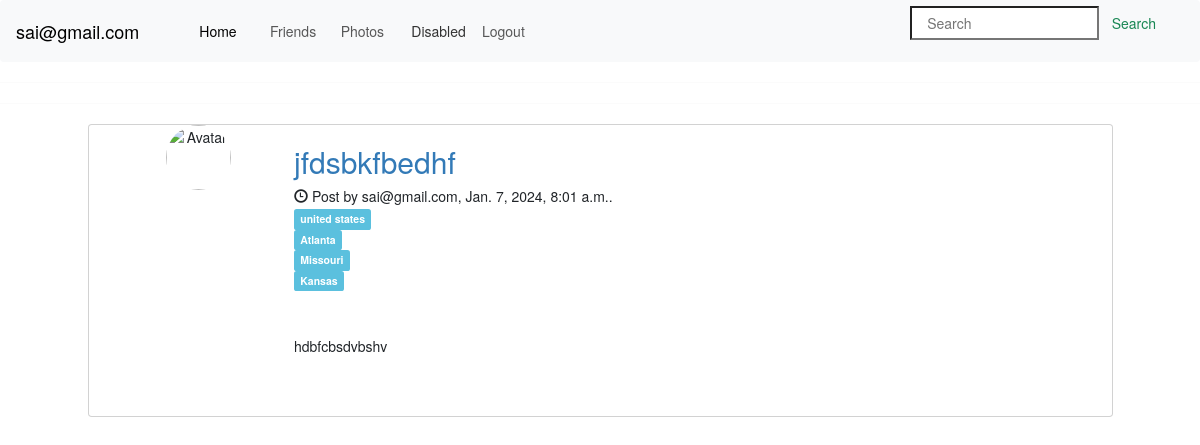
The page /sai@gmail.com/viewpost/8/ on the database its author committed.
### feed/models.py (models this page shows, shortened)
class FeedPost(models.Model):
    author = models.ForeignKey(User, on_delete=models.CASCADE)
    title = models.CharField(max_length=200) # CharField is for limited text
    post_content = models.TextField() # TextField is for unlimited text
    created_date = models.DateTimeField(default=timezone.now)
    locations = models.ManyToManyField('PostLocation')

class PostLocation(models.Model):
    post_location = models.CharField(max_length=200)
    def __str__(self):
        return self.post_location

### feed/views.py (the view)
# urls.py: path('<str:user>/viewpost/<int:post_id>/', viewpost, name='viewpost'),
def viewpost(request, user, post_id):
    post = FeedPost.objects.get(id=post_id)
    context = {
        'data': post,
        'user_id': user,
    }
    return render(request, 'feed/viewpost.html', context)

### feed/templates/feed/viewpost.html (shortened to what this page needs)
{% extends 'feed/postfeed.html' %}
{% block content %}
<div class="row">
    <hr><hr>
    <div class="col-sm-1"></div>
    <div class="card col-sm-10">
        <div class="container-fluid">
            <div class="col-sm-2 text-center">
            <img src="bandmember.jpg" class="img-circle" height="65" width="65" alt="Avatar">
            </div>
            <div class="col-sm-10">
                <a href={% url "feed:viewpost" request.user data.id %}>
                <h2>{{ data.title}}</h2>
                <h5><span class="glyphicon glyphicon-time"></span> Post by {{ data.author}}, {{ data.created_date}}.</h5>
                {% for location in data.locations.all %}
                <h5><span class="label label-info">{{ location}}</span></h5>
                {% endfor %}
                <br><br>
                <p>{{ data.post_content}}</p>
                <br><br>
            </div>
        </div>
    </div>
</div>
{% endblock %}

### feed/templates/feed/postfeed.html (shortened to what this page needs)
<link href="https://cdn.jsdelivr.net/npm/bootstrap@5.3.2/dist/css/bootstrap.min.css" rel="stylesheet">
<link rel="stylesheet" href="https://stackpath.bootstrapcdn.com/bootstrap/4.1.3/css/bootstrap.min.css">
<link rel="stylesheet" href="https://use.fontawesome.com/releases/v5.6.1/css/all.css">
{% extends 'market/base_page.html' %}
{% block site_name %}
{{user_id}}
{% endblock site_name %}
{% block user_register %}
<li class="nav-item col-sm-2">
    <a class="nav-link" href={% url 'users_register:logout_page'%}>Logout</a>
</li>
{% endblock user_register %}

### market/templates/market/base_page.html (shortened to what this page needs)
<link href="https://cdn.jsdelivr.net/npm/bootstrap@5.3.2/dist/css/bootstrap.min.css" rel="stylesheet">
<head class="header">
  <nav class="navbar navbar-expand-lg bg-body-tertiary">
    <div class="container-fluid">
      <a class="navbar-brand" href={% url "initial_page" %}>{% block site_name %}{% endblock %}</a>
      <div class="collapse navbar-collapse" id="navbarSupportedContent">
        <ul class="navbar-nav me-auto mb-2 mb-lg-0">
          <li class="nav-item col-sm-2">
            <a class="nav-link active" aria-current="page" href={% url "initial_page" %}>Home</a>
          </li>
          <li class="nav-item col-sm-2">
            <a class="nav-link" href={% url 'users_register:friends_page' request.user %}>Friends</a>
          </li>
          <li class="nav-item col-sm-2">
            <a class="nav-link" href="#">Photos</a>
          </li>
          <li class="nav-item col-sm-2">
            <a class="nav-link disabled" aria-disabled="true">Disabled</a>
          </li>
          {% block user_register %}
          {% endblock %}
        </ul>
            <form class="d-flex flex-row-reverse" role="search">
            <button class="btn btn-outline-success" type="submit">Search</button>
            <input class="col-sm-4" type="search" placeholder="Search" aria-label="Search" type="submit">
            </form>
      </div>
    </div>
  </nav>
</head>
<body>
    <!DOCTYPE html>
<html lang="en">
<head>
  <link rel="stylesheet" href="https://maxcdn.bootstrapcdn.com/bootstrap/3.4.1/css/bootstrap.min.css">
</head>
<body>
{% block content %}
{% endblock %}
</body>
</html>
</body>

### rows shown on the page
FeedPost: title "jfdsbkfbedhf", author "sai@gmail.com", created_date "Jan. 7, 2024, 8:01 a.m.", post_content "hdbfcbsdvbshv"
PostLocation: post_location "united states"
PostLocation: post_location "Atlanta"
PostLocation: post_location "Missouri"
PostLocation: post_location "Kansas"

### other values the page prints
{{ user_id }} "sai@gmail.com"
